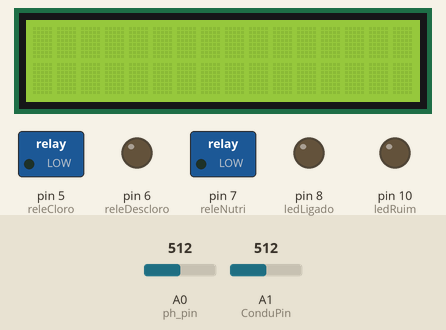
This sketch was run on a simulated Arduino Uno, built with avr-gcc and run on an emulated ATmega328P. Shown: 16×2 character LCD, switched loads named in the sketch (green lamp = pin HIGH), output pins drawn as LEDs (lit = HIGH). The inputs (shaded band) are chosen by the test bench; at power-on: A0 (ph_pin) = 512, A1 (ConduPin) = 512. What the sketch prints to the serial monitor is not drawn.

Above: at 13.4 s.
13.5 s: A0 (ph_pin) set to 716
At 17.9 s:
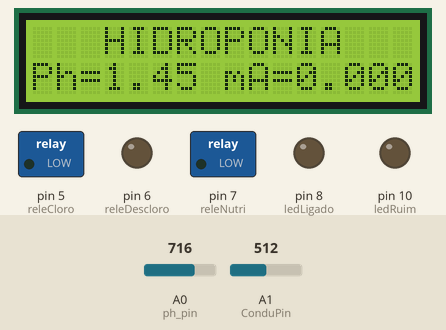
18.7 s: A1 (ConduPin) set to 716
At 21.1 s:
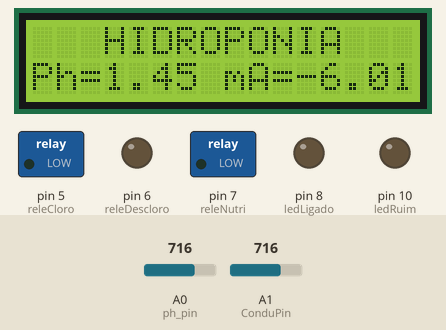
21.6 s: A0 (ph_pin) set to 900
At 26.0 s:
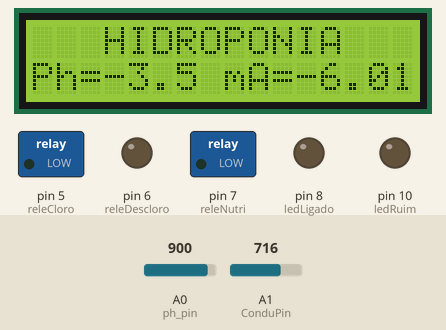
26.6 s: A1 (ConduPin) set to 900
At 29.2 s:
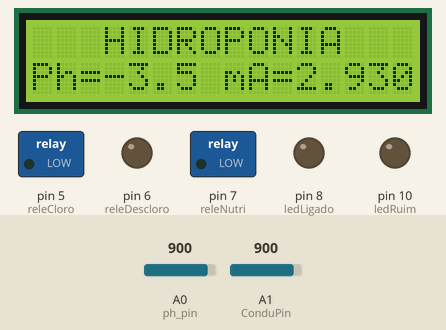
29.5 s: A0 (ph_pin) set to 1023
At 34.2 s:
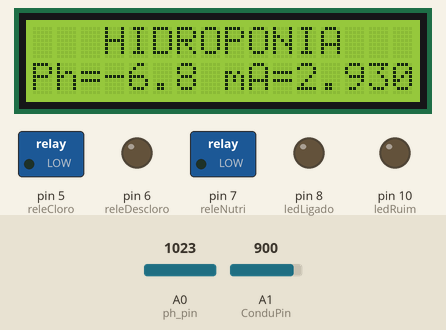
34.5 s: A1 (ConduPin) set to 1023
At 36.2 s:
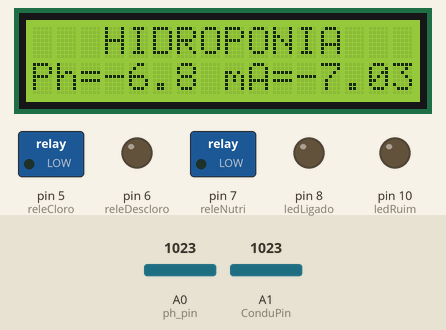
Timing chart, 0 to 37.7 s (numbered marks = the images above; inputs shaded):
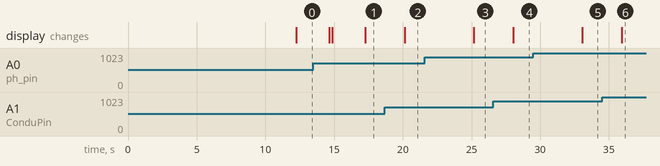

The sketch:

formatada.ino
```cpp
//=============================================================================================================================================================================================
/*
                                                                         /// MEDIDAS ///

                                                                    arduino UNO
                                                      AGUA DESTILADA -- 5.000 5.300
                                                      AGUA NORMAL--5.000 5.700
                                                      REFRI --2.700 2.890

                                                                   arduino Mega
                                                      AGUA DESTILADA -- 5.600 5.800
                                                      AGUA NORMAL-- 6.800 7.100  - certo
                                                      REFRI --2.000 2.200
                                                      AGUA COM LIMAO -- 2.200 2.450

///////////////////////////////////////////////////
          ANOTAÇÃO
   SENSOR DE PH - 2,5V
   SENSOR DE CONDUT - 5V
   LCD - 5V
   RELE - 5V
///////////////////////////////////////////////

*/
//=============================================================================================================================================================================================
//                                          BIBLIOTECA
//LCD NORMAL
//#include <LiquidCrystal.h> //biblioteca LCD
//LiquidCrystal lcd(12, 11, 5, 4, 3, 2);//pinos utilizados LCD

//lcd I2C
#include <LiquidCrystal_I2C.h>//roxo scl - azul sda
#include <Wire.h>
LiquidCrystal_I2C lcd(0x27, 16, 2); //modulo de display utilizado
//=============================================================================================================================================================================================


//===============================================================================================
//                                           VARIAVEIS
//SENSOR
int ph_pin = A0; //porta do sersor
int ConduPin = A1; //porta do sensor de condutividade

//VARIAVEIS DE LEITURA
int VQ; //variaveis pro sensor
float voltage;
float Po;
float dia;//variavel para armazenar o dia

//PARA TEMPO
int T =0;
int descloro = 0;
int cloro = 0;
int nutri = 0;

//ALERTAS
int ledRuim = 10; //mostrar se o Ph esta baixo
int ledLigado = 8; //mostrar o Ph bom

//RELE
int releNutri = 7 ;      //para dispensar o Nutriente in1
int releDescloro = 6;   //para dispensar o descloro in2
int releCloro = 5;      //para dispensar o cloro in3

//OUTRA ROTINA
void condutiv();
//===============================================================================================


//===============================================================================================
//////////////////////////////////////////////////////////////////////////////
/*                              INFORMAÇÕES NECESSARIAS PRA ESSE KRL
  -INT NUMEROS INTEIROS
  -FLOAT NUMERO QUEBRADO
  -DOUBLE MAIS PRECISO QUE O INT
  -unsigned int; se a leitura for de 0 até 65535.
  -FOR; se acontecer uma condição, ele vai fazer um bloco de comandos.
  -WHILE; vai fazer uma ação ate aontecer a condição delcarada.
  https://www.inf.pucrs.br/~pinho/LaproI/ComandosDeRepeticao/Repeticao.html
  https://www-arduino-cc.translate.goog/reference/en/language/structure/control-structure/dowhile/?_x_tr_sl=en&_x_tr_tl=pt&_x_tr_hl=pt-BR&_x_tr_pto=sc
//////////////////////////////////////////////////////////////////////////////
*/

//===============================================================================================
void setup(){
  analogReference(DEFAULT);
  Serial.begin(9600);

  //OUTRA ROTINA
  VQ = determineVQ(ConduPin);
  delay(1000);

  //LCD
  lcd.begin(16, 2);//coluna e linha
  lcd.init();//para iniciar o LCD I2C

  //ALERTAS
  pinMode(ledLigado, OUTPUT);//LED
  pinMode(ledRuim, OUTPUT);//LED

 //PARA O RELE
  pinMode(releNutri, OUTPUT);//nutriente
  pinMode(releDescloro, OUTPUT);//diminuir o cloro
  pinMode(releCloro, OUTPUT);//para aumentar o cloro

}
//===============================================================================================


//===============================================================================================
void loop(){
//                                       COM A VARIAVEL MEDIR
  /*
    int medir = analogRead(ph_pin);  //vai ler a variavel
    Serial.print("medição: ");//MEDIDA
    Serial.print(medir);


    voltage = 5.0 / 1024.0* medir;//calculo pra voltagem
    Serial.print("/tVoltagem:");//mostrar o valor inteiro
    Serial.print(voltage, 3);
  */
//===============================================================================================
//                                      MEDIR A VOLTAGEM

  //CALCULA A VOLTAGEM
  ph_pin = analogRead(A0); //mostrar so dois digitos
  voltage = ph_pin * (5.0 / 1023.0);

   Serial.print("\tVoltagem:");
   Serial.println(voltage);

//===============================================================================================


//===============================================================================================
//                                      MEDIR O PH

  //CALCULA O Ph
  Po = 7 + ((2.5 - voltage) / 0.18);

   Serial.print("\tPH:");
   Serial.println(Po);//mostrar so dois digitos

/////////////////////////////////////////////////////////////////
//PARA CHAMAR  A FUNÇÃO DO SENSOR DE CONDUTIVIDADE
{
   condutiv();
   }
/////////////////////////////////////////////////////////////////
  Serial.println("");
  delay(2000); //tempo que vai aparecer as mensagens
//===============================================================================================


//===============================================================================================
//                                   FAZER A ROTINA
//                                       RELE
  //CONTADOR PARA FAZER A LEITURA DIARIA
  if (millis() >=  dia + 1000000){
    T = 1;
    dia = millis();//reseta
    Serial.println("\tLigou rele");
  }

  if( T == 1 ){
  //DIMINUIR O Ph in2
    if(Po >= 7.00 & descloro == 0){
       digitalWrite(releDescloro, HIGH);
       Serial.println("\tAcionou descloro");
       delay(8000);
       Serial.println("");

    //PARA DESLIGAR
       digitalWrite(releDescloro, LOW);
       descloro = 1;
       Serial.println("\tDesligou descloro");
       Serial.println("");
    }

  //AUMENTAR O Ph in3
    if(Po <= 4.50 & cloro == 0){
       digitalWrite(releCloro, HIGH);
       Serial.println("\tAcionou Cloro");
       delay(8000);

    //PARA DESLIGAR
       digitalWrite(releCloro, LOW);
       cloro = 1;
       Serial.println("\tDesligou cloro");
       Serial.println("");
    }

  //QUANDO FALTA NUTRIENTE in1
    if(readCurrent(ConduPin) <= 1.000 & nutri == 0){
       digitalWrite(releNutri, HIGH);
       Serial.println("\tAcionou nutriente");
       delay(4000);

    //PARA DESLIGAR
       digitalWrite(releNutri, LOW);
       nutri = 1;
       Serial.println("\tDesligou nutriente");
       Serial.println("");
    }

  //para reiniciar
    T =0;

  //PARA DESLIGAR O RELE
    descloro = 0;
    cloro = 0;
    nutri = 0;

    Serial.println("\tDesligou rele");
  }
//================================================================================================


//================================================================================================
//                                   PARTE DO LCD INTEIRA
//MENSAGEM PRINCIPAL
  lcd.backlight();
  lcd.setCursor(3, 0);
  lcd.print("HIDROPONIA");


//valor do Ph que vai aparecer no Ph
  lcd.setCursor(0, 1);//vai aparecer na coluna 3 e lina 1
  lcd.print("Ph=");
  lcd.setCursor(3, 1);
  lcd.print(Po, 2);

  lcd.setCursor(7, 1);
  lcd.print(" ");


//corrente que vai aparecer no LCD
  lcd.setCursor(8, 1);
  lcd.print("mA=");
  lcd.setCursor(11, 1);
  lcd.print(readCurrent(ConduPin), 3);

  lcd.setCursor(15, 0);
  lcd.print("  ");
}
//===============================================================================================


//==============================================================================================================================================================================================
                                          //PARA O SENSOR DE CONDUTIVIDADE
void condutiv(){
//////////////////////////////////////////////////////////////////////////////
  Serial.print("\tLeitu:  ");
  Serial.print(readCurrent(ConduPin), 3);
  Serial.println(" mA");
  delay(150);
}
//////////////////////////////////////////////////////////////////////////////
//AONDE VAI MOSTRAR A MEDIA

  int determineVQ(int PIN) {
  Serial.print("Estimando a Media de coeficiente de tensao:");
  long VQ = 0;


//LE 10000 VEZES E ESTABILIZA O VALOR
  for (int i = 0; i < 10000; i++) {
    VQ += abs(analogRead(PIN));
    delay(1);
  }
//////////////////////////////////////////////////////////////////////////////
//CALCULA O VALOR E MANDA PARA O INICIO

  VQ /= 10000;
  Serial.print(map(VQ, 0, 1023, 0, 5000)); Serial.println("  mV");
  return int(VQ);
}
//////////////////////////////////////////////////////////////////////////////
//VAI ORDENAR QUAL TIPO DE CORRENTE É

float readCurrent(int PIN) {//ver se é corrente continua ou alternada
  int current = 0;
  int sensitivity = 100;//muda para 100 se for ACS712-20A ou para 66 for ACS712-5A
  //le 200 vezes
  for (int i = 0; i < 200; i++) {
    current += abs(analogRead(PIN) - VQ);
    delay(1);
  }
  current = map(current / 200, 0, 1023, 0, 5000);
  return float(current) / sensitivity;
}
//////////////////////////////////////////////////////////////////////////////
//===============================================================================================================================================================================================
```

Measured:
- after the input at 18.7 s, the display: changes after 1.4 s (image 2)
- after the input at 21.6 s, the display: changes after 3.6 s (image 3)
- after the input at 26.6 s, the display: changes after 1.4 s (image 4)
- after the input at 29.5 s, the display: changes after 3.6 s (image 5)
- after the input at 34.5 s, the display: changes after 1.4 s (image 6)
